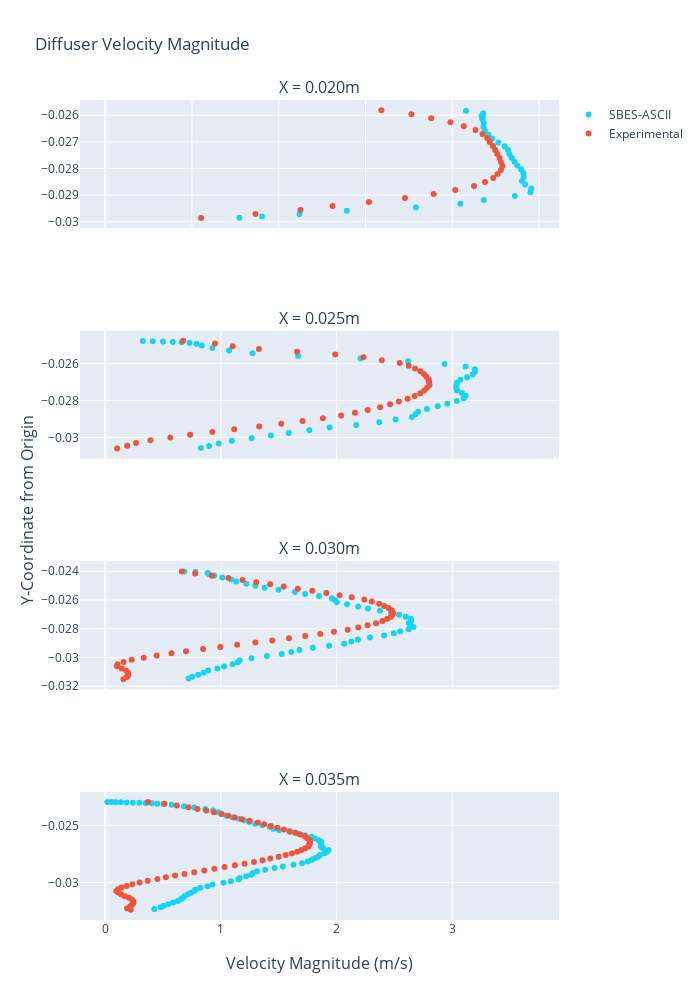

The code cell stored with this chart in its notebook:
### Code cell
color10_16 = ['#636EFA', '#EF553B', '#00CC96', '#AB63FA', '#FFA15A', '#19D3F3', '#FF6692', '#B6E880', '#FF97FF',
              '#FECB52']
fig1 = make_subplots(
    rows=4,
    cols=1,
    shared_xaxes=True,
    x_title="Velocity Magnitude (m/s)",
    y_title="Y-Coordinate from Origin",
    subplot_titles=("X = 0.020m", "X = 0.025m", "X = 0.030m", "X = 0.035m"))

fig1.add_trace(go.Scatter(x=diff_ascii["D1"]['velocity-magnitude_bin_mean'],
                          y=diff_ascii["D1"]['y-coordinate_bin_mean'],
                          mode='markers',
                          name='SBES-ASCII',
                          line=dict(color=color10_16[5])),
               row=1, col=1)

fig1.add_trace(go.Scatter(x=C5_Experimental["D1"]['Velocity_Magnitude'],
                          y=C5_Experimental["D1"]['y-coord'],
                          mode='markers',
                          name='Experimental',
                          line=dict(color=color10_16[1])),
               row=1, col=1)



fig1.add_trace(go.Scatter(x=diff_ascii["D2"]['velocity-magnitude_bin_mean'],
                          y=diff_ascii["D2"]['y-coordinate_bin_mean'],
                          mode='markers',
                          name='SBES-ASCII',
                          line=dict(color=color10_16[5]),
                          showlegend=False),
               row=2, col=1)

fig1.add_trace(go.Scatter(x=C5_Experimental["D2"]['Velocity_Magnitude'],
                          y=C5_Experimental["D2"]['y-coord'],
                          mode='markers',
                          name='Experimental',
                          line=dict(color=color10_16[1]),
                          showlegend=False),
               row=2, col=1)


fig1.add_trace(go.Scatter(x=diff_ascii["D3"]['velocity-magnitude_bin_mean'],
                          y=diff_ascii["D3"]['y-coordinate_bin_mean'],
                          mode='markers',
                          name='SBES-ASCII',
                          line=dict(color=color10_16[5]),
                          showlegend=False),
               row=3, col=1)

fig1.add_trace(go.Scatter(x=C5_Experimental["D3"]['Velocity_Magnitude'],
                          y=C5_Experimental["D3"]['y-coord'],
                          mode='markers',
                          name='Experimental',
                          line=dict(color=color10_16[1]),
                          showlegend=False),
               row=3, col=1)


fig1.add_trace(go.Scatter(x=diff_ascii["D4"]['velocity-magnitude_bin_mean'],
                          y=diff_ascii["D4"]['y-coordinate_bin_mean'],
                          mode='markers',
                          name='SBES-ASCII',
                          line=dict(color=color10_16[5]),
                          showlegend=False),
               row=4, col=1)

fig1.add_trace(go.Scatter(x=C5_Experimental["D4"]['Velocity_Magnitude'],
                          y=C5_Experimental["D4"]['y-coord'],
                          mode='markers',
                          name='Experimental',
                          line=dict(color=color10_16[1]),
                          showlegend=False),
               row=4, col=1)


fig1.update_layout(height=1000, width=700,
                   title_text="Diffuser Velocity Magnitude",
                   xaxis=dict(
                       tickmode='linear',
                       tick0=0,
                       dtick=0.75
                   ))

fig1.show()

### Figure 1 — Plotly figure (JSON) as saved in the notebook; plotly's stock layout.template omitted (floating-point values rounded to 4 significant figures)
{"data": [{"line": {"color": "#19D3F3"}, "mode": "markers", "name": "SBES-ASCII", "type": "scatter", "x": [1.159, 1.356, 1.68, 2.088, 2.686, 3.07, 3.272, 3.54, 3.676, 3.683, 3.63, 3.603, 3.618, 3.614, 3.595, 3.562, 3.536, 3.513, 3.493, 3.483, 3.452, 3.398, 3.344, 3.313, 3.282, 3.27, 3.273, 3.261, 3.263, 3.253, 3.268, 3.119], "xaxis": "x", "y": [-0.02985, -0.02981, -0.02971, -0.02959, -0.02947, -0.02933, -0.02918, -0.02904, -0.02889, -0.02875, -0.02861, -0.02846, -0.02832, -0.02817, -0.02803, -0.02789, -0.02774, -0.0276, -0.02745, -0.02731, -0.02717, -0.02702, -0.02688, -0.02673, -0.02659, -0.02645, -0.0263, -0.02616, -0.02607, -0.02603, -0.02592, -0.02583], "yaxis": "y"}, {"line": {"color": "#EF553B"}, "mode": "markers", "name": "Experimental", "type": "scatter", "x": [2.387, 2.647, 2.818, 2.984, 3.099, 3.201, 3.262, 3.303, 3.324, 3.351, 3.371, 3.389, 3.409, 3.421, 3.433, 3.421, 3.39, 3.354, 3.283, 3.188, 3.026, 2.839, 2.591, 2.28, 1.965, 1.687, 1.299, 0.8291], "xaxis": "x", "y": [-0.02581, -0.02596, -0.02611, -0.02626, -0.02641, -0.02656, -0.02671, -0.02686, -0.02701, -0.02716, -0.02731, -0.02746, -0.02761, -0.02776, -0.02791, -0.02806, -0.02821, -0.02836, -0.02851, -0.02866, -0.02881, -0.02896, -0.02911, -0.02926, -0.02941, -0.02956, -0.02971, -0.02986], "yaxis": "y"}, {"line": {"color": "#19D3F3"}, "mode": "markers", "name": "SBES-ASCII", "showlegend": false, "type": "scatter", "x": [0.3256, 0.4115, 0.499, 0.584, 0.661, 0.7292, 0.7883, 0.8357, 0.9262, 1.071, 1.274, 1.667, 2.207, 2.619, 2.956, 2.874, 2.781, 2.705, 2.682, 2.652, 2.933, 3.115, 3.195, 3.195, 3.177, 3.129, 3.071, 3.041, 3.037, 3.034, 3.04, 3.084, 3.115, 3.099, 3.039, 2.51, 2.369, 2.17, 1.94, 1.765, 1.587, 1.432, 1.266, 1.095, 0.9816, 0.8983, 0.8272], "xaxis": "x2", "y": [-0.02477, -0.02478, -0.0248, -0.02482, -0.02485, -0.02488, -0.02492, -0.02502, -0.02515, -0.02529, -0.02544, -0.02558, -0.02573, -0.02587, -0.02817, -0.02832, -0.02846, -0.02861, -0.02875, -0.02889, -0.02601, -0.02616, -0.0263, -0.02645, -0.02659, -0.02673, -0.02688, -0.02702, -0.02717, -0.02731, -0.02745, -0.0276, -0.02774, -0.02789, -0.02803, -0.02904, -0.02918, -0.02933, -0.02947, -0.02961, -0.02976, -0.0299, -0.03005, -0.03019, -0.03033, -0.03047, -0.03057], "yaxis": "y2"}, {"line": {"color": "#EF553B"}, "mode": "markers", "name": "Experimental", "showlegend": false, "type": "scatter", "x": [0.6731, 0.949, 1.102, 1.329, 1.658, 1.988, 2.232, 2.391, 2.546, 2.624, 2.679, 2.725, 2.755, 2.776, 2.797, 2.8, 2.803, 2.782, 2.758, 2.723, 2.675, 2.614, 2.539, 2.463, 2.376, 2.269, 2.159, 2.039, 1.881, 1.706, 1.522, 1.332, 1.115, 0.926, 0.734, 0.5628, 0.3912, 0.2663, 0.1895, 0.1029], "xaxis": "x2", "y": [-0.02476, -0.02491, -0.02506, -0.02521, -0.02536, -0.02551, -0.02566, -0.02581, -0.02596, -0.02611, -0.02626, -0.02641, -0.02656, -0.02671, -0.02686, -0.02701, -0.02716, -0.02731, -0.02746, -0.02761, -0.02776, -0.02791, -0.02806, -0.02821, -0.02836, -0.02851, -0.02866, -0.02881, -0.02896, -0.02911, -0.02926, -0.02941, -0.02956, -0.02971, -0.02986, -0.03001, -0.03016, -0.03031, -0.03046, -0.03061], "yaxis": "y2"}, {"line": {"color": "#19D3F3"}, "mode": "markers", "name": "SBES-ASCII", "showlegend": false, "type": "scatter", "x": [0.6836, 0.7808, 0.8858, 0.8994, 0.9416, 1.013, 1.089, 1.133, 1.22, 1.298, 1.378, 1.498, 1.64, 1.728, 1.848, 1.959, 1.986, 2.002, 2.091, 2.187, 2.271, 2.375, 2.47, 2.54, 2.599, 2.64, 2.645, 2.625, 2.635, 2.664, 2.623, 2.549, 2.495, 2.411, 2.288, 2.184, 2.127, 2.066, 1.935, 1.794, 1.68, 1.609, 1.525, 1.398, 1.265, 1.162, 1.147, 1.102, 1.027, 0.9694, 0.8904, 0.8515, 0.8046, 0.7523, 0.7212], "xaxis": "x3", "y": [-0.02401, -0.02404, -0.02412, -0.0242, -0.02429, -0.02443, -0.02457, -0.02472, -0.02486, -0.02501, -0.02515, -0.02529, -0.02544, -0.02558, -0.02573, -0.02587, -0.02601, -0.02616, -0.0263, -0.02645, -0.02659, -0.02673, -0.02688, -0.02702, -0.02717, -0.02731, -0.02745, -0.0276, -0.02774, -0.02789, -0.02803, -0.02817, -0.02832, -0.02846, -0.02861, -0.02875, -0.02889, -0.02904, -0.02918, -0.02933, -0.02947, -0.02961, -0.02976, -0.0299, -0.03005, -0.03019, -0.03033, -0.03048, -0.03062, -0.03077, -0.03091, -0.03105, -0.0312, -0.03134, -0.03146], "yaxis": "y3"}, {"line": {"color": "#EF553B"}, "mode": "markers", "name": "Experimental", "showlegend": false, "type": "scatter", "x": [0.6622, 0.7779, 0.9233, 1.065, 1.187, 1.306, 1.426, 1.543, 1.665, 1.79, 1.912, 2.026, 2.131, 2.24, 2.304, 2.367, 2.412, 2.45, 2.476, 2.488, 2.485, 2.47, 2.438, 2.397, 2.342, 2.268, 2.188, 2.096, 1.977, 1.859, 1.728, 1.588, 1.444, 1.298, 1.141, 0.995, 0.8462, 0.6989, 0.5725, 0.4448, 0.3331, 0.2292, 0.1589, 0.1065, 0.102, 0.1425, 0.1793, 0.1973, 0.1985, 0.1892, 0.157], "xaxis": "x3", "y": [-0.02401, -0.02416, -0.02431, -0.02446, -0.02461, -0.02476, -0.02491, -0.02506, -0.02521, -0.02536, -0.02551, -0.02566, -0.02581, -0.02596, -0.02611, -0.02626, -0.02641, -0.02656, -0.02671, -0.02686, -0.02701, -0.02716, -0.02731, -0.02746, -0.02761, -0.02776, -0.02791, -0.02806, -0.02821, -0.02836, -0.02851, -0.02866, -0.02881, -0.02896, -0.02911, -0.02926, -0.02941, -0.02956, -0.02971, -0.02986, -0.03001, -0.03016, -0.03031, -0.03046, -0.03061, -0.03076, -0.03091, -0.03106, -0.03121, -0.03136, -0.03151], "yaxis": "y3"}, {"line": {"color": "#19D3F3"}, "mode": "markers", "name": "SBES-ASCII", "showlegend": false, "type": "scatter", "x": [0.01795, 0.05213, 0.09118, 0.1356, 0.1851, 0.2389, 0.2944, 0.3496, 0.4015, 0.4506, 0.5047, 0.5743, 0.6801, 0.7681, 0.8641, 0.9322, 0.977, 0.9998, 1.042, 1.099, 1.153, 1.203, 1.246, 1.297, 1.357, 1.627, 1.536, 1.464, 1.383, 1.313, 1.276, 1.263, 1.218, 1.162, 1.151, 1.087, 1.022, 0.9275, 0.8842, 0.8239, 0.7826, 0.7685, 0.7406, 0.7144, 0.6864, 0.6736, 0.6545, 0.628, 0.5875, 0.5461, 0.5056, 0.4785, 0.4243, 1.424, 1.454, 1.503, 1.599, 1.666, 1.728, 1.784, 1.812, 1.845, 1.867, 1.863, 1.868, 1.865, 1.883, 1.93, 1.917, 1.897, 1.856, 1.842, 1.814, 1.786, 1.75, 1.701], "xaxis": "x4", "y": [-0.02296, -0.02297, -0.02297, -0.02298, -0.023, -0.02301, -0.02303, -0.02305, -0.02308, -0.02311, -0.02314, -0.02321, -0.02333, -0.02345, -0.02357, -0.02371, -0.02385, -0.024, -0.02414, -0.02429, -0.02443, -0.02457, -0.02472, -0.02486, -0.02501, -0.02846, -0.02861, -0.02875, -0.02889, -0.02904, -0.02918, -0.02933, -0.02947, -0.02961, -0.02976, -0.0299, -0.03005, -0.03019, -0.03033, -0.03048, -0.03062, -0.03077, -0.03091, -0.03105, -0.0312, -0.03134, -0.03149, -0.03163, -0.03177, -0.03192, -0.03206, -0.03219, -0.03233, -0.02515, -0.02529, -0.02544, -0.02558, -0.02573, -0.02587, -0.02601, -0.02616, -0.0263, -0.02645, -0.02659, -0.02673, -0.02688, -0.02702, -0.02717, -0.02731, -0.02745, -0.0276, -0.02774, -0.02789, -0.02803, -0.02817, -0.02832], "yaxis": "y4"}, {"line": {"color": "#EF553B"}, "mode": "markers", "name": "Experimental", "showlegend": false, "type": "scatter", "x": [0.3707, 0.5128, 0.6192, 0.7198, 0.7978, 0.8739, 0.9402, 1.007, 1.063, 1.118, 1.181, 1.248, 1.32, 1.375, 1.432, 1.489, 1.545, 1.593, 1.643, 1.686, 1.724, 1.744, 1.764, 1.771, 1.769, 1.764, 1.757, 1.73, 1.697, 1.66, 1.613, 1.56, 1.499, 1.427, 1.36, 1.286, 1.204, 1.121, 1.032, 0.9434, 0.8564, 0.7704, 0.6852, 0.6037, 0.5242, 0.4515, 0.3679, 0.2971, 0.2342, 0.1856, 0.1405, 0.1116, 0.09631, 0.1138, 0.1395, 0.1698, 0.2053, 0.2309, 0.2422, 0.2436, 0.2304, 0.2143, 0.1894, 0.2206], "xaxis": "x4", "y": [-0.02296, -0.02311, -0.02326, -0.02341, -0.02356, -0.02371, -0.02386, -0.02401, -0.02416, -0.02431, -0.02446, -0.02461, -0.02476, -0.02491, -0.02506, -0.02521, -0.02536, -0.02551, -0.02566, -0.02581, -0.02596, -0.02611, -0.02626, -0.02641, -0.02656, -0.02671, -0.02686, -0.02701, -0.02716, -0.02731, -0.02746, -0.02761, -0.02776, -0.02791, -0.02806, -0.02821, -0.02836, -0.02851, -0.02866, -0.02881, -0.02896, -0.02911, -0.02926, -0.02941, -0.02956, -0.02971, -0.02986, -0.03001, -0.03016, -0.03031, -0.03046, -0.03061, -0.03076, -0.03091, -0.03106, -0.03121, -0.03136, -0.03151, -0.03166, -0.03181, -0.03196, -0.03211, -0.03226, -0.03241], "yaxis": "y4"}], "layout": {"annotations": [{"font": {"size": 16}, "showarrow": false, "text": "X = 0.020m", "x": 0.5, "xanchor": "center", "xref": "paper", "y": 1.0, "yanchor": "bottom", "yref": "paper"}, {"font": {"size": 16}, "showarrow": false, "text": "X = 0.025m", "x": 0.5, "xanchor": "center", "xref": "paper", "y": 0.7188, "yanchor": "bottom", "yref": "paper"}, {"font": {"size": 16}, "showarrow": false, "text": "X = 0.030m", "x": 0.5, "xanchor": "center", "xref": "paper", "y": 0.4375, "yanchor": "bottom", "yref": "paper"}, {"font": {"size": 16}, "showarrow": false, "text": "X = 0.035m", "x": 0.5, "xanchor": "center", "xref": "paper", "y": 0.1562, "yanchor": "bottom", "yref": "paper"}, {"font": {"size": 16}, "showarrow": false, "text": "Velocity Magnitude (m/s)", "x": 0.5, "xanchor": "center", "xref": "paper", "y": 0, "yanchor": "top", "yref": "paper", "yshift": -30}, {"font": {"size": 16}, "showarrow": false, "text": "Y-Coordinate from Origin", "textangle": -90, "x": 0, "xanchor": "right", "xref": "paper", "xshift": -40, "y": 0.5, "yanchor": "middle", "yref": "paper"}], "height": 1000, "title": {"text": "Diffuser Velocity Magnitude"}, "width": 700, "xaxis": {"anchor": "y", "domain": [0.0, 1.0], "dtick": 0.75, "matches": "x4", "showticklabels": false, "tick0": 0, "tickmode": "linear"}, "xaxis2": {"anchor": "y2", "domain": [0.0, 1.0], "matches": "x4", "showticklabels": false}, "xaxis3": {"anchor": "y3", "domain": [0.0, 1.0], "matches": "x4", "showticklabels": false}, "xaxis4": {"anchor": "y4", "domain": [0.0, 1.0]}, "yaxis": {"anchor": "x", "domain": [0.8438, 1.0]}, "yaxis2": {"anchor": "x2", "domain": [0.5625, 0.7188]}, "yaxis3": {"anchor": "x3", "domain": [0.2812, 0.4375]}, "yaxis4": {"anchor": "x4", "domain": [0.0, 0.1562]}}}
